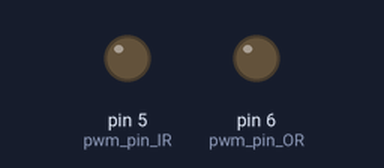
Simulated run of this sketch. Board: Arduino Uno, built with avr-gcc and run on an emulated ATmega328P. Parts: output pins drawn as LEDs (lit = HIGH). What the sketch prints to the serial monitor is not drawn.

Above: at 0.15 s.
Timing chart, 0 to 1.6 s (numbered marks = the images above):
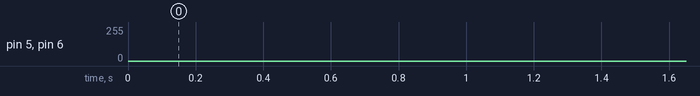

The sketch:

sine_gen.ino
```cpp
/***
@author Tobias Steinbach
Part of the project seminar "Contactless Blood Oxygen Detection"

  This code can be used to create 2 independent PWM outputs on pins 5 and 6 of an Arduino Uno.
  A sine wave is generated with a period length based on the fixed_frequency_XX variables.
  Since this is inteded to be used with orange and infrared LED arrays, the naming is _OR and _IR respectively.
  The frequencies can be whole numbers from 1 to 20.
  To create the signal the Timers 1 and 2 of the Arduino are used.
  Information about the state of the program can be printed out with the serial interface.
***/

const int fixed_frequency_IR = 5; // Constant frequency for pin 3 in Hz
const int fixed_frequency_OR = 10; // Constant frequency for pin 5 in Hz

const int pwm_pin_IR = 5; // low PWM output pin
const int pwm_pin_OR = 6; // high PWM output pin
const float sine_steps =  100.0; // define resolution of sine wave

int sine_counter_IR = 0; // Used to compute sine values from steps 1 to 100
int sine_counter_OR = 0;

int limit_timer_1 = 0; // Limits for the Timer used for counting
int limit_timer_2 = 0;

unsigned long last_period_time_IR = 0;
unsigned long last_period_time_OR =0;

// ISR for handling timer events that update the IR PWM
ISR(TIMER1_COMPA_vect)
{
  // Calculate new duty cycle based on counter
  int dutyCycle = (sin(radians(sine_counter_IR*3.6)) + 1) / 2 * 255; // Map sine value to PWM duty cycle
  analogWrite(pwm_pin_IR, dutyCycle);
  if(sine_counter_IR >= (sine_steps-1)) {
    // Use this to debug period time
    /*Serial.print(micros() - last_period_time_IR);
    Serial.print(" µs in low frequency\n\r");
    last_period_time_IR = micros();*/
    sine_counter_IR = 0;
  } else {
    sine_counter_IR++;
  }
  OCR1A += limit_timer_1;
}

// ISR for handling timer events that update OR PWM
ISR(TIMER2_COMPA_vect)
{
  // Calculate new duty cycle based on counter
  int dutyCycle = (sin(radians(sine_counter_OR*3.6)) + 1) / 2 * 255; // Map sine value to PWM duty cycle
  analogWrite(pwm_pin_OR, dutyCycle);
  if(sine_counter_OR >= (sine_steps-1)) {
    // Use this to debug period time
    /*Serial.print(micros() - last_period_time_OR);
    Serial.print(" µs in high frequency\n\r");
    last_period_time_OR = micros();*/
    sine_counter_OR = 0;
  } else {
    sine_counter_OR++;
  }
  OCR2A += limit_timer_2;
}

// Initialize program
void setup() {

  pinMode(pwm_pin_IR, OUTPUT);
  pinMode(pwm_pin_OR, OUTPUT);
  // Print out general information via UART
  Serial.begin(115200);
  Serial.print("Start PWM with low frequency ");
  Serial.print(fixed_frequency_IR);
  Serial.print(" Hz and high frequency ");
  Serial.print(fixed_frequency_OR);
  Serial.print(" Hz\n\r");

  // Configure Timer1 for PWM generation on pwm_pin_IR
  TCCR1A = 0;           // Init Timer1A
  TCCR1B = 0;           // Init Timer1B
  // Adjust prescaler based on desired frequency
  int prescaler_timer_1 = 0;
  if (fixed_frequency_IR < 15) {
    prescaler_timer_1 = 8;
    TCCR1B |= B00000010;

  } else {
    prescaler_timer_1 = 1;
    TCCR1B |= B00000001;
  }
  limit_timer_1 = 16000000 / (prescaler_timer_1 * fixed_frequency_IR * sine_steps) - 1;
  OCR1A = limit_timer_1;  // Timer Compare1A Register
  TIMSK1 |= B00000010;  // Enable Timer COMPA Interrupt

  // Configure Timer2 for PWM generation on pwm_pin_OR
  TCCR2A = 0; // Init Timer2A
  TCCR2B = 0;
  // Adjust Prescaler based on desired frequency
  int prescaler_timer_2 = 0;  // Init Timer2B
  if (fixed_frequency_OR < 3) {
    TCCR2B |= B00000111;
    prescaler_timer_2 = 1024;
  }
  else if (fixed_frequency_OR < 6) {
    TCCR2B |= B00000110;
    prescaler_timer_2 = 256;
  }
  else {
    TCCR2B |= B00000101;
    prescaler_timer_2 = 128;
  }
  limit_timer_2 = 16000000 / (prescaler_timer_2 * fixed_frequency_OR * sine_steps) - 1;
  OCR2A = limit_timer_2;  // Timer Compare1A Register
  TIMSK2 |= B00000010;  // Enable Timer COMPA Interrupt
}

void loop() {
  // Empty for now
}
```
